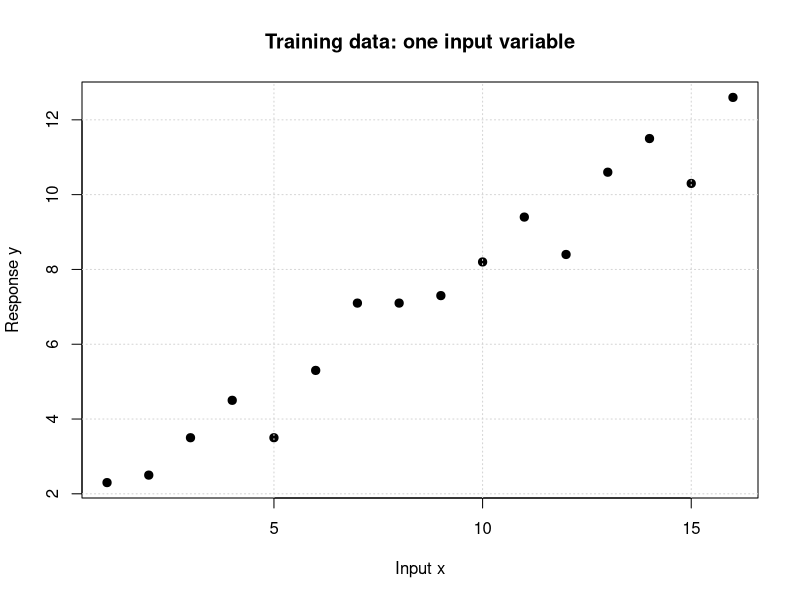
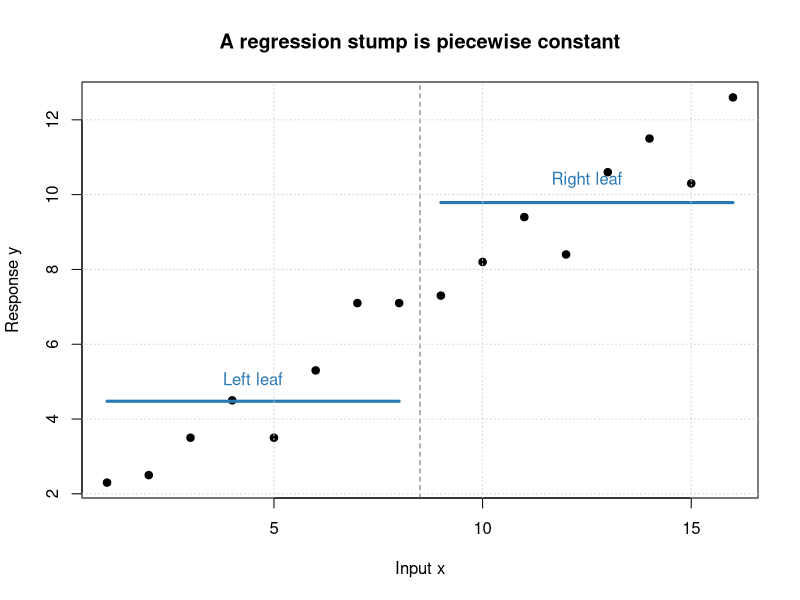
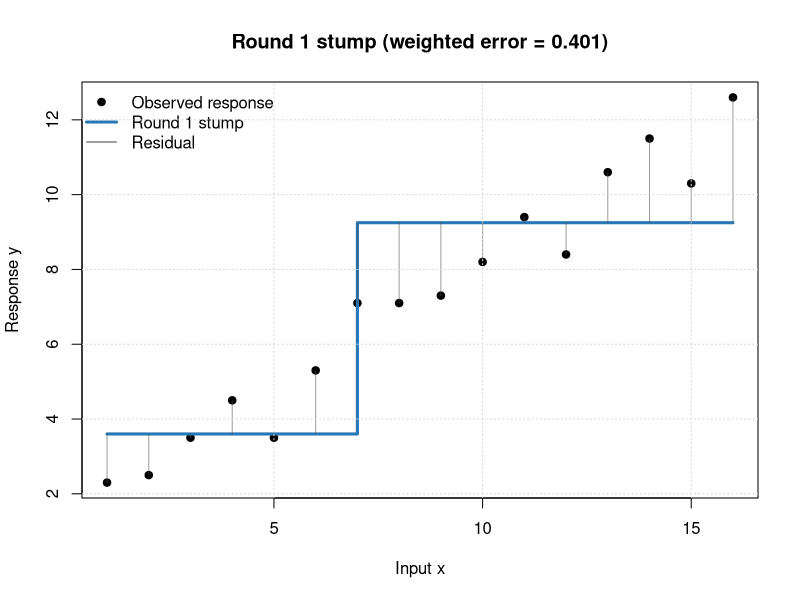
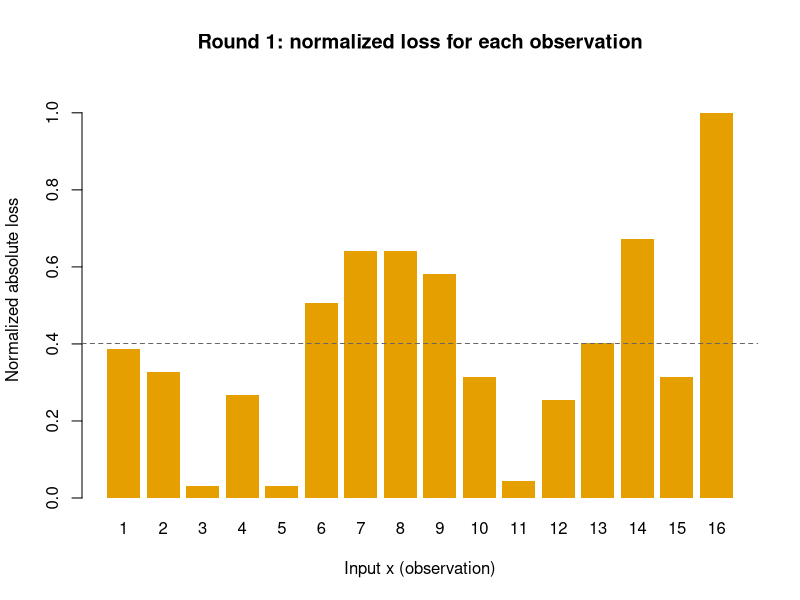
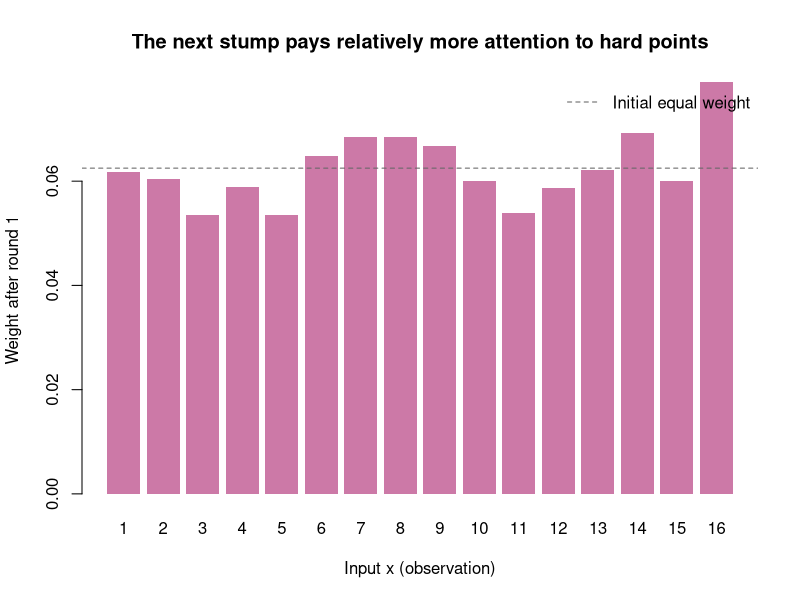
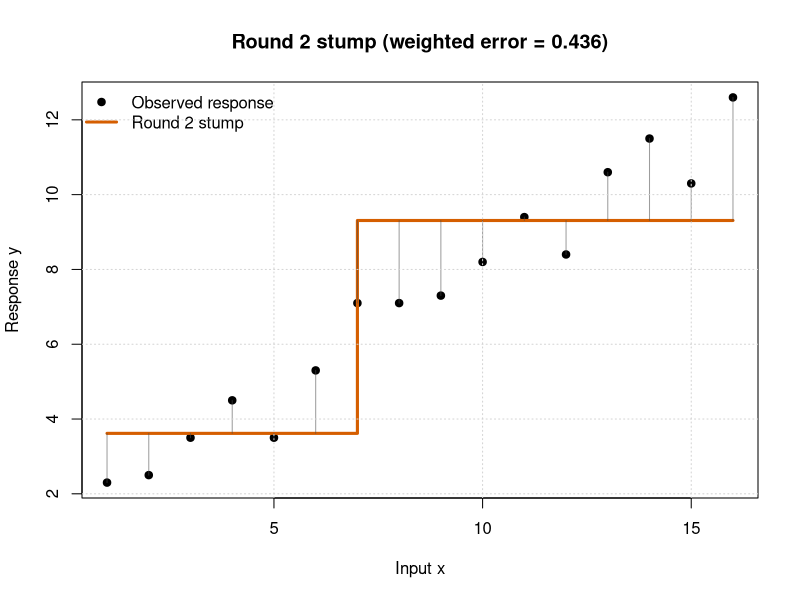
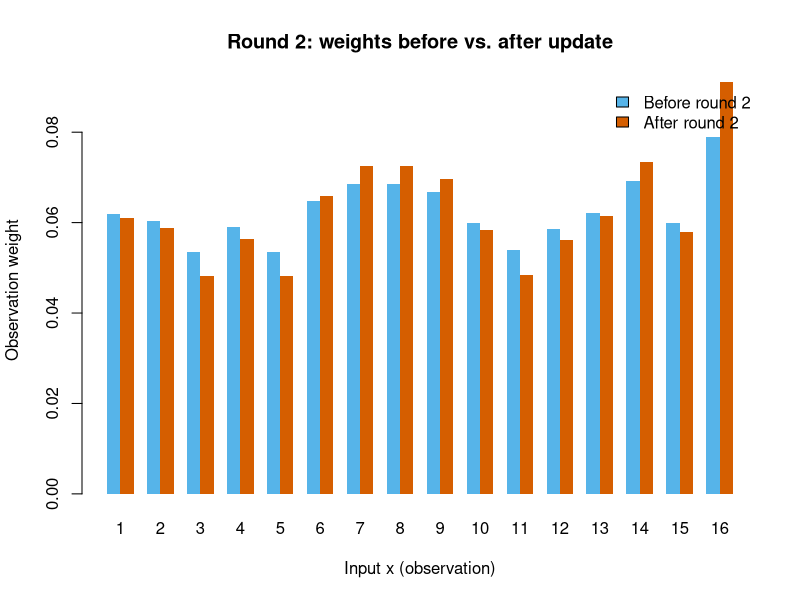
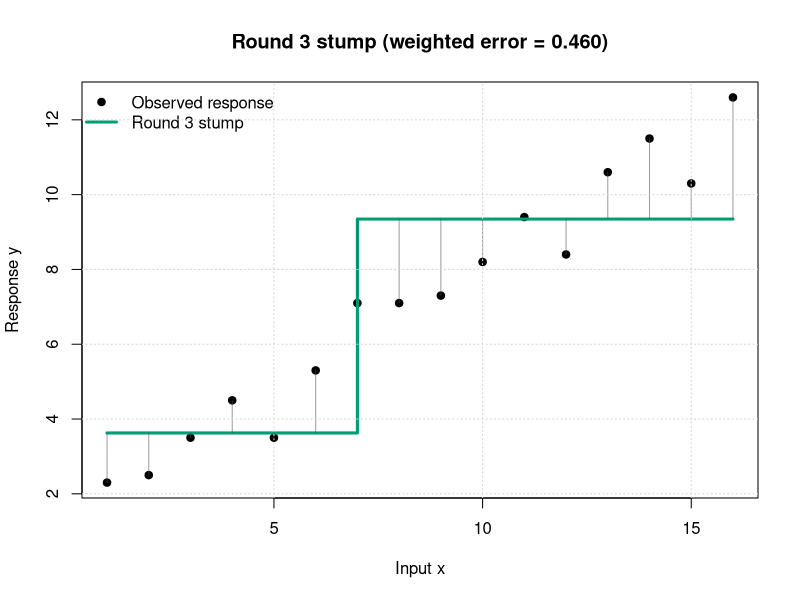

The R script that drew these images, in order:
## ---- chunk 1
#| fig-width: 8
#| fig-height: 4.5
set.seed(17)
dat <- data.frame(x = 1:16)
dat$y <- c(2.1, 2.8, 3.4, 4.2, 4.0, 5.1, 6.7, 7.3,
           7.0, 8.6, 9.2, 8.7, 10.5, 11.2, 10.7, 12.4)
dat$y <- dat$y + c(0.2,-0.3,0.1,0.3,-0.5,0.2,0.4,-0.2,0.3,-0.4,0.2,-0.3,0.1,0.3,-0.4,0.2)
plot(dat$x, dat$y, pch=19, cex=1.1, xlab="Input x", ylab="Response y",
     main="Training data: one input variable")
grid()
## ---- chunk 2
#| fig-width: 8
#| fig-height: 4.5
plot(dat$x, dat$y, pch=19, xlab="Input x", ylab="Response y",
     main="A regression stump is piecewise constant")
abline(v=8.5, lty=2, col="gray40")
segments(1, mean(dat$y[dat$x<=8]), 8, mean(dat$y[dat$x<=8]), lwd=3, col="#2878B5")
segments(9, mean(dat$y[dat$x>8]), 16, mean(dat$y[dat$x>8]), lwd=3, col="#2878B5")
text(4.5, mean(dat$y[dat$x<=8])+0.6, "Left leaf", col="#2878B5")
text(12.5, mean(dat$y[dat$x>8])+0.6, "Right leaf", col="#2878B5")
grid()
## ---- chunk 3
#| fig-width: 8
#| fig-height: 4.5
# Fit a one-split regression stump by exhaustive search.
fit_stump <- function(x, y, w) {
  ord <- order(x); xs <- sort(unique(x))
  cuts <- (xs[-length(xs)] + xs[-1]) / 2
  best <- NULL; best_sse <- Inf
  for (cut in cuts) {
    left <- x <= cut; right <- !left
    if (!any(left) || !any(right)) next
    mu_l <- weighted.mean(y[left], w[left]); mu_r <- weighted.mean(y[right], w[right])
    pred <- ifelse(left, mu_l, mu_r)
    sse <- sum(w * (y-pred)^2)
    if (sse < best_sse) { best_sse <- sse; best <- list(cut=cut, left=mu_l, right=mu_r, pred=pred, sse=sse) }
  }
  best
}
predict_stump <- function(model, x) ifelse(x <= model$cut, model$left, model$right)
losses <- function(y, pred) {
  ae <- abs(y-pred); mx <- max(ae)
  if (mx == 0) rep(0, length(ae)) else ae/mx
}
boost_fit <- function(dat, M=3) {
  n <- nrow(dat); w <- rep(1/n,n); models <- vector("list",M); hist <- vector("list",M)
  for (m in seq_len(M)) {
    model <- fit_stump(dat$x, dat$y, w)
    pred <- predict_stump(model, dat$x)
    L <- losses(dat$y,pred); E <- sum(w*L)
    # Numerical guard for degenerate perfect learners.
    E <- min(max(E, 1e-8), 0.499999)
    beta <- E/(1-E); alpha <- log(1/beta)
    w_new <- w * beta^(1-L); w_new <- w_new/sum(w_new)
    models[[m]] <- model
    hist[[m]] <- data.frame(round=m, x=dat$x, y=dat$y, pred=pred, weight=w,
                            loss=L, new_weight=w_new, E=E, beta=beta, alpha=alpha)
    w <- w_new
  }
  list(models=models, history=hist)
}
fit <- boost_fit(dat, M=3)
round1 <- fit$history[[1]]
plot(dat$x, dat$y, pch=19, xlab="Input x", ylab="Response y",
     main=sprintf("Round 1 stump (weighted error = %.3f)", round1$E[1]))
ord <- order(dat$x)
lines(dat$x[ord], round1$pred[ord], type="s", lwd=3, col="#2878B5")
segments(dat$x, dat$y, dat$x, round1$pred, col=adjustcolor("gray30",.55))
legend("topleft", c("Observed response","Round 1 stump","Residual"),
       pch=c(19,NA,NA), lty=c(NA,1,1), lwd=c(NA,3,1), col=c("black","#2878B5","gray30"), bty="n")
grid()
## ---- chunk 4
#| fig-width: 8
#| fig-height: 4.5
barplot(round1$loss, names.arg=round1$x, col="#E69F00", border=NA,
        xlab="Input x (observation)", ylab="Normalized absolute loss",
        main="Round 1: normalized loss for each observation", ylim=c(0,1.08))
abline(h=mean(round1$loss), lty=2, col="gray40")
## ---- chunk 5
#| fig-width: 8
#| fig-height: 4.5
barplot(round1$new_weight, names.arg=round1$x, col="#CC79A7", border=NA,
        xlab="Input x (observation)", ylab="Weight after round 1",
        main="The next stump pays relatively more attention to hard points")
abline(h=1/nrow(dat), lty=2, col="gray40")
legend("topright", "Initial equal weight", lty=2, col="gray40", bty="n")
## ---- chunk 6
#| fig-width: 8
#| fig-height: 4.5
round2 <- fit$history[[2]]
plot(dat$x, dat$y, pch=19, xlab="Input x", ylab="Response y",
     main=sprintf("Round 2 stump (weighted error = %.3f)", round2$E[1]))
lines(dat$x[order(dat$x)], round2$pred[order(dat$x)], type="s", lwd=3, col="#D55E00")
segments(dat$x, dat$y, dat$x, round2$pred, col=adjustcolor("gray30",.55))
legend("topleft", c("Observed response","Round 2 stump"), pch=c(19,NA),
       lty=c(NA,1), lwd=c(NA,3), col=c("black","#D55E00"), bty="n")
grid()
## ---- chunk 7
#| fig-width: 8
#| fig-height: 4.5
w_before2 <- round2$weight
w_after2 <- round2$new_weight
mat <- rbind(w_before2, w_after2)
bp <- barplot(mat, beside=TRUE, names.arg=dat$x, col=c("#56B4E9","#D55E00"),
              xlab="Input x (observation)", ylab="Observation weight",
              main="Round 2: weights before vs. after update", border=NA)
legend("topright", c("Before round 2","After round 2"), fill=c("#56B4E9","#D55E00"), bty="n")
## ---- chunk 8
#| fig-width: 8
#| fig-height: 4.5
round3 <- fit$history[[3]]
plot(dat$x, dat$y, pch=19, xlab="Input x", ylab="Response y",
     main=sprintf("Round 3 stump (weighted error = %.3f)", round3$E[1]))
lines(dat$x[order(dat$x)], round3$pred[order(dat$x)], type="s", lwd=3, col="#009E73")
segments(dat$x, dat$y, dat$x, round3$pred, col=adjustcolor("gray30",.55))
legend("topleft", c("Observed response","Round 3 stump"), pch=c(19,NA),
       lty=c(NA,1), lwd=c(NA,3), col=c("black","#009E73"), bty="n")
grid()
## ---- chunk 9
#| fig-width: 8
#| fig-height: 5
plot(dat$x, dat$y, pch=19, xlab="Input x", ylab="Response y",
     main="Three stumps fitted sequentially")
cols <- c("#2878B5", "#D55E00", "#009E73")
for (m in 1:3) lines(dat$x[order(dat$x)], fit$history[[m]]$pred[order(dat$x)], type="s", lwd=2.5, col=cols[m])
legend("topleft", c("Observed","Stump 1","Stump 2","Stump 3"),
       pch=c(19,NA,NA,NA), lty=c(NA,1,1,1), lwd=c(NA,2.5,2.5,2.5),
       col=c("black",cols), bty="n")
grid()
## ---- chunk 10
weighted_median <- function(values, weights) {
  o <- order(values); values <- values[o]; weights <- weights[o]
  values[which(cumsum(weights) >= sum(weights)/2)[1]]
}
alpha <- sapply(fit$history, function(h) h$alpha[1])
pred_mat <- sapply(fit$history, function(h) h$pred)
ensemble_train <- apply(pred_mat, 1, weighted_median, weights=alpha)
## ---- chunk 11
#| fig-width: 8
#| fig-height: 4.8
plot(dat$x, dat$y, pch=19, xlab="Input x", ylab="Response y",
     main="AdaBoost.R2 ensemble after three rounds")
lines(dat$x[order(dat$x)], ensemble_train[order(dat$x)], type="s", lwd=4, col="#7B3294")
legend("topleft", c("Observed response","Boosted prediction"), pch=c(19,NA),
       lty=c(NA,1), lwd=c(NA,4), col=c("black","#7B3294"), bty="n")
grid()
## ---- chunk 12
#| fig-width: 8
#| fig-height: 4.5
plot(dat$x, dat$y, pch=19, xlab="Input x", ylab="Response y",
     main="Observed values and final ensemble residuals")
segments(dat$x, dat$y, dat$x, ensemble_train, col="#7B3294", lwd=2)
points(dat$x, ensemble_train, pch=17, col="#7B3294", cex=1.1)
legend("topleft", c("Observed","Ensemble prediction","Residual"),
       pch=c(19,17,NA), lty=c(NA,NA,1), lwd=c(NA,NA,2),
       col=c("black","#7B3294","#7B3294"), bty="n")
grid()
## ---- chunk 13
#| fig-width: 8
#| fig-height: 4.5
round_err <- data.frame(round=1:3,
  weighted_normalized_loss=sapply(fit$history, function(h) h$E[1]),
  training_MAE=sapply(fit$history, function(h) mean(abs(h$y-h$pred))))
plot(round_err$round, round_err$weighted_normalized_loss, type="b", pch=19, lwd=2,
     xaxt="n", xlab="Boosting round", ylab="Error",
     main="Error of each weak learner (not the ensemble)", ylim=range(c(round_err$weighted_normalized_loss, round_err$training_MAE)))
axis(1, at=1:3)
lines(round_err$round, round_err$training_MAE, type="b", pch=17, lwd=2, col="#D55E00")
legend("topright", c("Weighted normalized loss","Training MAE"),
       col=c("black","#D55E00"), pch=c(19,17), lty=1, lwd=2, bty="n")
grid()
